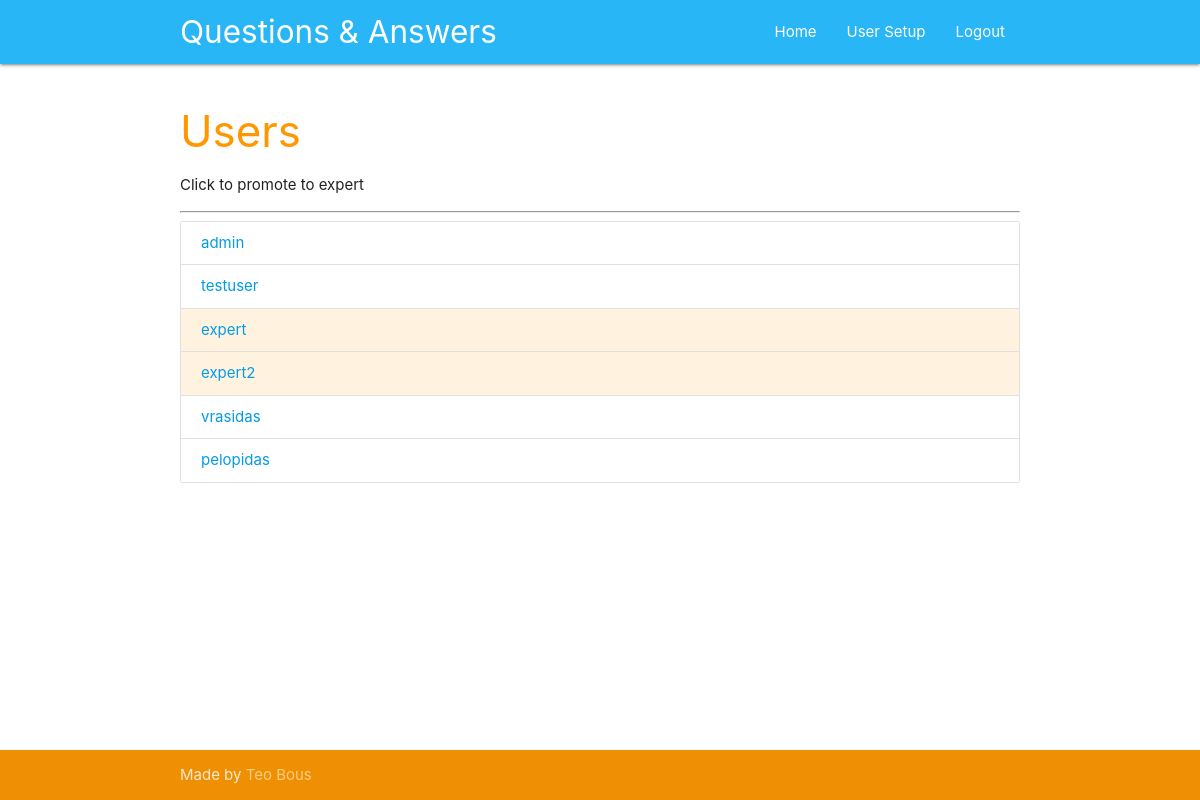
The app's page /users (signed in) with its own data.
### tables this page shows
CREATE TABLE users (
    id integer primary key autoincrement,
    name text not null,
    password text not null,
    expert boolean not null,
    admin boolean not null 
);

### app.py (the view)
@app.route('/users')
def users():
	user = get_current_user()
	if not user:
		return redirect(url_for('login'))
	if user['admin'] == 0:
		return redirect(url_for('index'))
	db = get_db()
	users_cur = db.execute('select id, name, expert, admin from users')
	users_results = users_cur.fetchall()
	return render_template('users.html', user=user, users=users_results)

### app.py (called while the page is built)
def get_current_user():
	user_result = None
	if 'user' in session:
		user = session['user']
		db = get_db()
		query = 'select id, name, password, expert, admin from users where name = ?'
		user_cur = db.execute(query, [user])
		user_result = user_cur.fetchone()
	return user_result

### database.py (called while the page is built)
def connect_db():
	sql = sqlite3.connect('data.db')
	sql.row_factory = sqlite3.Row
	return sql

def get_db():
	if not hasattr(g, 'sqlite_db'):
		g.sqlite_db = connect_db()
	return g.sqlite_db

### templates/users.html (shortened to what this page needs)
{% extends 'base.html' %}
{% block content %}
    <div class="section">
      <div class="container">
        <h3 class="header orange-text">Users</h3>
        <p>Click to promote to expert</p>
        <hr>
        <ul class="collection">
          {% for user in users %}
          <li class="collection-item {% if user['expert'] == 1 %} orange lighten-5 {% endif %}">
            <a href="{{ url_for('promote', user_id=user['id']) }}">{{ user['name'] }}</a>
          </li>
          {% endfor %}
        </ul>
      </div>
    </div>
{% endblock %}

### static/css/style.css (style rules this page uses)
body { display: flex; min-height: 100vh; flex-direction: column; }

### records on screen
users: name "admin"
users: name "testuser"
users: name "expert"
users: name "expert2"
users: name "vrasidas"
users: name "pelopidas"
